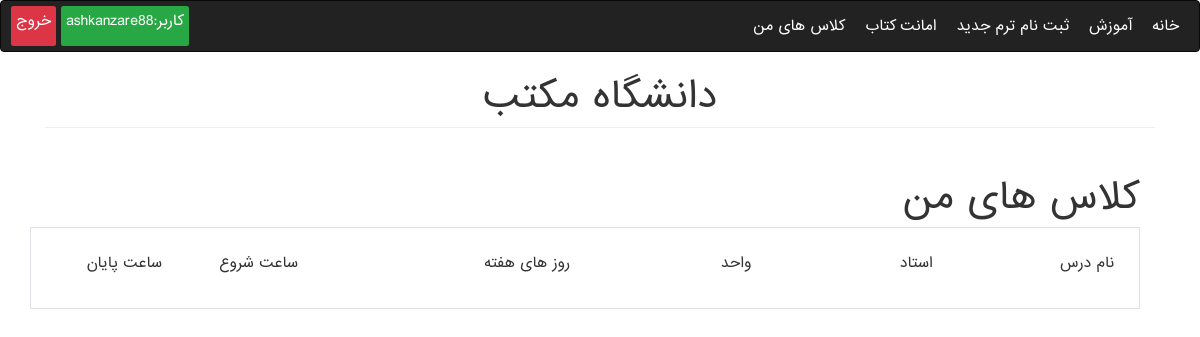
The page /Education/student-courses/ (signed in) on the database as committed earlier.
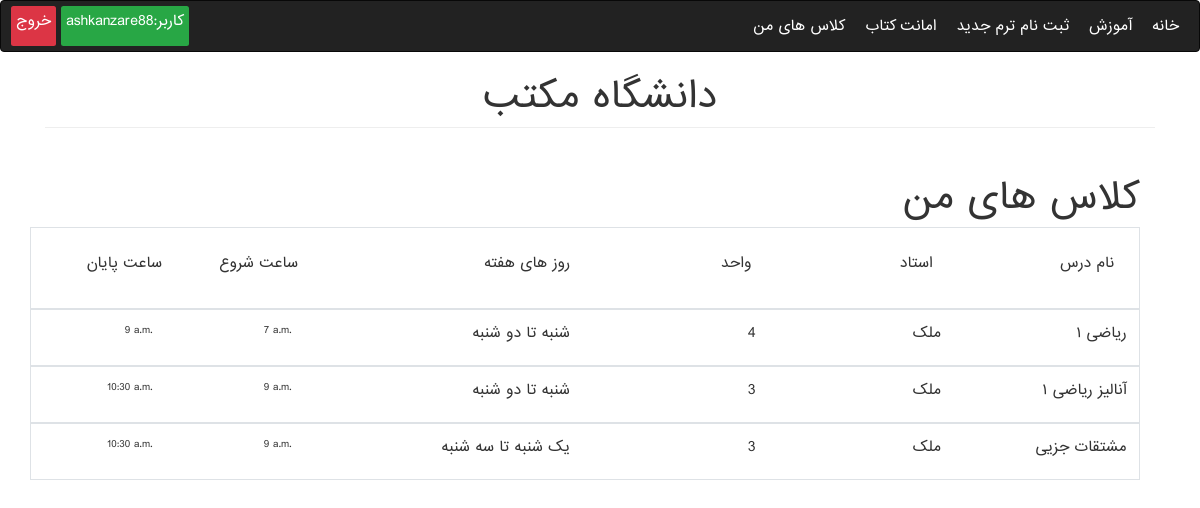
The same page on the database as committed later.
### Education/models.py (models this page shows, shortened)
class Course(models.Model):
    college = models.ForeignKey(College, on_delete=models.CASCADE)
    lesson = models.ForeignKey(Lesson, on_delete=models.RESTRICT)
    teacher = models.ForeignKey(Teacher, on_delete=models.RESTRICT)
    hours = models.DecimalField(max_digits=10, decimal_places=2)
    max_stds = models.PositiveIntegerField()
    start_date = models.DateField()
    ACTIVE = True
    ENDED = False
    status = (
        (ACTIVE, 'Active'),
        (ENDED, 'Ended'),
    )
    course_status = models.BooleanField(default=ACTIVE, choices=status)
    days = (
        (SATURDAY[0], SATURDAY[1]),
        (SUNDAY[0], SUNDAY[1]),
        (MONDAY[0], MONDAY[1]),
        (THURSDAY[0], THURSDAY[1]),
        (WEDNESDAY[0], WEDNESDAY[1]),
        (TUESDAY[0], TUESDAY[1])
    )
    session_1 = models.CharField(max_length=100, choices=days, null=True, blank=True)
    session_2 = models.CharField(max_length=100, choices=days, null=True, blank=True)
    session_start_time = models.TimeField(default=django.utils.timezone.now)
    session_end_time = models.TimeField(default=django.utils.timezone.now)

class Lesson(models.Model):
    name = models.CharField(max_length=250, unique=True)
    unit = models.PositiveIntegerField()

class Person(models.Model):
    user = models.OneToOneField(User, on_delete=models.CASCADE, null=True, blank=True, verbose_name=USERNAME)
    first_name = models.CharField(max_length=200, verbose_name=FIRST_NAME)
    last_name = models.CharField(max_length=200, verbose_name=LAST_NAME)
    birthday = models.DateField(verbose_name=BIRTHDAY)
    address = models.TextField(verbose_name=ADDRESS)
    personal_id = models.CharField(max_length=200, unique=True, blank=True, null=True, verbose_name=PERSONAL_ID)
    email = models.EmailField(verbose_name=EMAIL)
    entry_date = models.DateField(null=True, blank=True, default=django.utils.timezone.now, verbose_name=ENTRY_DATE)
    register_date = models.DateField(null=True, blank=True, default=django.utils.timezone.now,
                                     verbose_name=REGISTER_DATE)

### Education/views.py (the view)
# urls.py: path('student-courses/', StudentCourseListView.as_view(), name='student_courses'),
class StudentCourseListView(generic.ListView):
    template_name = 'Education/student/std_courses.html'
    def get_queryset(self):
        queryset = Course.objects.filter(studentcourse__student__user_id=self.request.user.id)
        return queryset

### templates/Education/student/std_courses.html (shortened to what this page needs)
{% extends 'Education/base.html' %}
{% block content %}
<div class="container mt-5">
        <div class="text-right"><h1>کلاس های من</h1></div>
        <div class="card-body border">
                            <div class="card-body col-12">
                                <div class="row">
                                    <p class="card-text text-right col-2">  نام درس </p>
                                    <p class="card-text text-right col-2">استاد</p>
                                    <p class="card-text text-right col-2">واحد</p>
                                    <div class="col-6">
                                        <div class="row">
                                            <p class="card-text col-6 text-right">روز های هفته </p>
                                            <p class="card-text col-3 text-right">ساعت شروع</p>
                                            <p class="card-text col-3 text-right">ساعت پایان</p>
                                        </div>
                                    </div>
                                </div>
                            </div>
                        </div>
        {% for course in object_list %}
            <div class="card-body border">
            <div class="row">
                <p class="card-text text-right col-2">{{course.lesson.name}}</p>
                <p class="card-text text-right col-2">{{course.teacher.last_name}}</p>
                <p class="card-text text-right col-2">{{course.lesson.unit}}</p>
                <div class="col-6">
                    <div class="row">
                        <p class="card-text col-6 text-right">{{course.session_1}} تا {{ course.session_2 }} </p>
                        <p class="card-text col-3 text-right"
                           style="direction: ltr!important; font-size: 70%">{{course.session_start_time}}</p>
                        <p class="card-text col-3 text-right"
                           style="direction: ltr!important; font-size: 70%">{{course.session_end_time}}</p>
                    </div>
                </div>
            </div>
        </div>
        {% endfor %}
</div>
{% endblock %}

Rows that differ between the two databases and show on the page:
added Course: lesson.name "ریاضی ۱", teacher.last_name "ملک", lesson.unit "4", session_1 "شنبه", session_2 "دو شنبه", session_start_time "7 a.m.", session_end_time "9 a.m."
added Course: lesson.name "آنالیز ریاضی ۱", teacher.last_name "ملک", lesson.unit "3", session_1 "شنبه", session_2 "دو شنبه", session_start_time "9 a.m.", session_end_time "10:30 a.m."
added Course: lesson.name "مشتقات جزیی", teacher.last_name "ملک", lesson.unit "3", session_1 "یک شنبه", session_2 "سه شنبه", session_start_time "9 a.m.", session_end_time "10:30 a.m."
